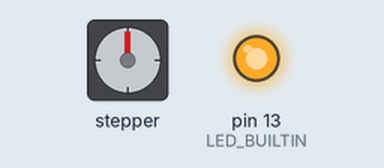
This sketch was run on a simulated Arduino Uno, built with avr-gcc and run on an emulated ATmega328P. On the bench: stepper motor, output pins drawn as LEDs (lit = HIGH). Wiring (inferred from the names in the program): stepper motor driver (200 steps per turn assumed): step pin 3; direction pin 2; enable pin 4. Pins used as bus, display or sensor lines are not drawn.

Above: at 1.05 s.
At 1.7 s:
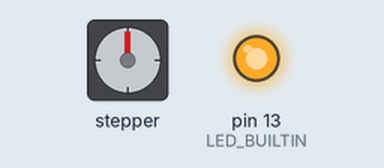
At 3.75 s:
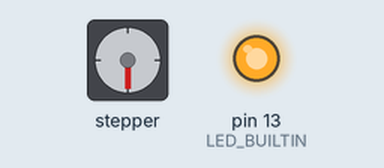
At 6.45 s:
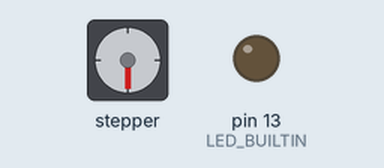
Timing chart, 0 to 13.3 s (numbered marks = the images above):
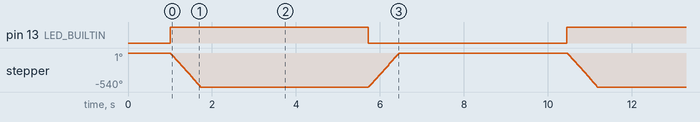

The sketch:

SERVO42C.ino
```cpp
/**************** MKS SERVOxxD闭环步进电机 ***************
******************** arduino系列实验1 ********************
**  实验名称：脉冲控制电机运行
**  实验目的：arduino UNO 主板发送脉冲信号，控制电机循环正反转动
**  实验现象：程序运行后，可观察到:
** 1. LED灯亮,电机正转一圈；
** 2. LED灯灭,电机反转一圈；
** 3. 如此不断循环
** 注意事项：电机工作模式设置为CR_vFOC 或者 CR_CLOSE
** 其他资源：
**  CSDN博客：https://blog.csdn.net/gjy_skyblue
**  B站视频：https://space.bilibili.com/393688975/channel/series
**  百度网盘：https://pan.baidu.com/s/1BjrK9SC8pWnDoU32F8jHqA?pwd=mks2
**  QQ技术群：948665794
**********************************************************/

int EN_PIN = 4;     //定义使能信号端口
int STP_PIN = 3;    //定义脉冲信号端口
int DIR_PIN = 2;    //定义方向信号端口

int i;
int PULSE_DECAY = 1200;
int PULSE_NUM = 301;
// the setup function runs once when you press reset or power the board
void setup() {
  Serial.begin(38400);

  // initialize digital pin LED_BUILTIN as an output.
  pinMode(LED_BUILTIN, OUTPUT);

  pinMode(EN_PIN, OUTPUT);    //设置使能信号端口为输出模式
  pinMode(STP_PIN, OUTPUT);   //设置脉冲信号端口为输出模式
  pinMode(DIR_PIN, OUTPUT);   //设置方向信号端口为输出模式

  digitalWrite(EN_PIN, HIGH);   //设置使能信号高电平
  digitalWrite(STP_PIN, HIGH);  //设置脉冲信号高电平
  digitalWrite(DIR_PIN, HIGH);  //设置方向信号高电平

  delay(1000);                  //延时1000毫秒
}


// the loop function runs over and over again forever
void loop() {
/*输出脉冲信号，控制电机正(反)转1圈(16细分)
 *脉冲频率越高，电机转速越快
 *脉冲频率通过延时函数delayMicroseconds()改变*/
    digitalWrite(EN_PIN, LOW);          //使能信号输出低电平，电机锁轴
    digitalWrite(DIR_PIN, LOW);         //方向信号输出低电平，电机正（反）向转动
    digitalWrite(LED_BUILTIN, HIGH);    //点亮LED灯
    for(i=0;i<PULSE_NUM;i++)                 //输出3200个脉冲信号
    {
      digitalWrite(STP_PIN, HIGH);      //脉冲信号输出高电平
      delayMicroseconds(PULSE_DECAY);           //延时100微秒
      digitalWrite(STP_PIN, LOW);       //脉冲信号输出低电平
      delayMicroseconds(PULSE_DECAY);           //延时100微秒
    }
    digitalWrite(EN_PIN, HIGH);         //使能信号输出高电平，电机松轴
    delay(4000);                        //延时1000毫秒

/*输出脉冲信号，控制电机正(反)转1圈(16细分)
 *脉冲频率越高，电机转速越快
 *脉冲频率通过延时函数delayMicroseconds()改变*/
    digitalWrite(EN_PIN, LOW);          //使能信号输出低电平，电机锁轴
    digitalWrite(DIR_PIN, HIGH);        //方向信号输出高电平，电机反（正）向转动
    digitalWrite(LED_BUILTIN, LOW);     //熄灭LED灯
    for(i=0;i<PULSE_NUM;i++)                 //输出3200个脉冲信号
    {
      digitalWrite(STP_PIN, HIGH);      //脉冲信号输出高电平
      delayMicroseconds(PULSE_DECAY);           //延时100微秒
      digitalWrite(STP_PIN, LOW);       //脉冲信号输出低电平
      delayMicroseconds(PULSE_DECAY);           //延时100微秒
    }
    digitalWrite(EN_PIN, HIGH);         //使能信号输出高电平，电机松轴
    delay(4000);                        //延时1000毫秒
}
```

Measured:
- by itself, pin 13 (LED_BUILTIN): alternates HIGH for 4.7 s and LOW for 4.7 s
- by itself, stepper: turns 540° counter-clockwise in 0.70 s, then 541° clockwise in 0.73 s, repeating every 9.4 s
